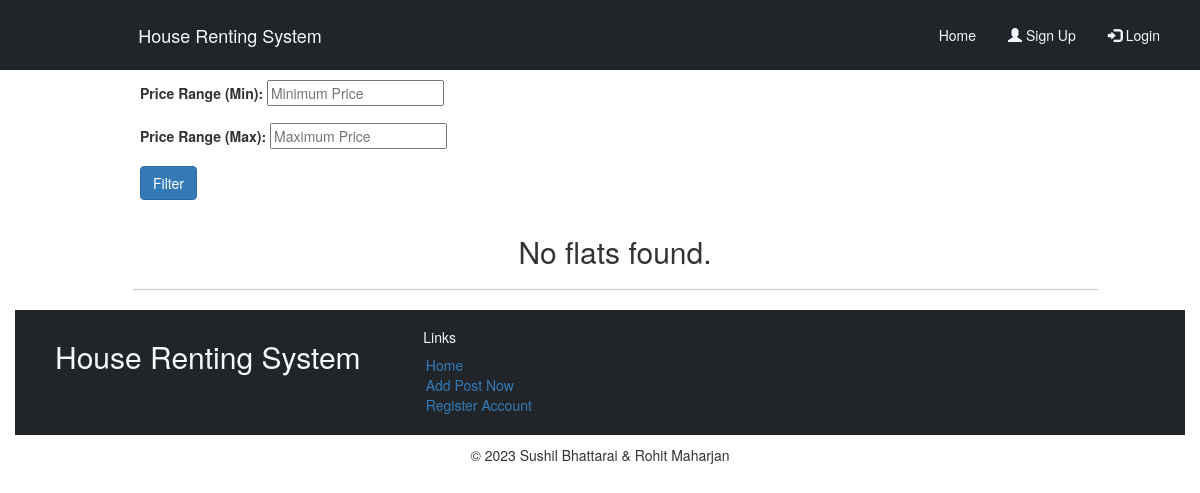
The app's page /filter_flat, older data.
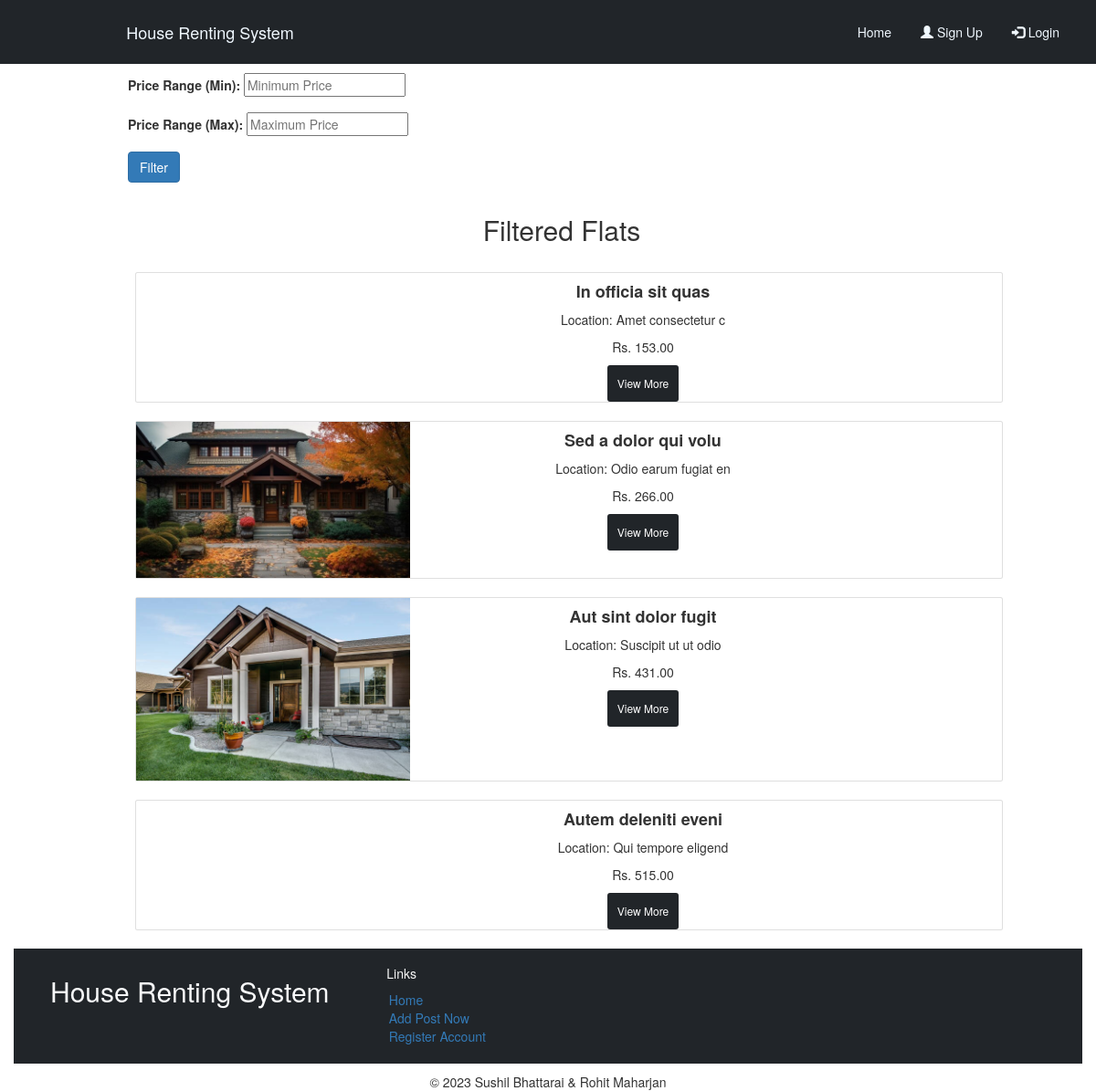
The same page, newer data.
### houserent/models.py (models this page shows)
class FlatsAvailable(models.Model):
    uid=models.ForeignKey(User, verbose_name="User Id", on_delete=models.CASCADE,default=6)
    title = models.CharField(max_length=100)
    full_name=models.CharField(max_length=50,null=True)
    email=models.EmailField(max_length=254,null=True)
    phone=models.IntegerField(null=True)
    description = models.TextField()
    price = models.DecimalField(max_digits=10, decimal_places=2)
    location = models.CharField(max_length=200,)
    bedroom = models.PositiveIntegerField()
    livingroom = models.PositiveIntegerField()
    bathroom = models.PositiveIntegerField()
    kitchen = models.PositiveIntegerField()
    contact_number = models.CharField(max_length=15)
    date_and_time=models.DateTimeField(default=timezone.now)
    images = models.ImageField(upload_to='uploads',null=True)
    slugs=models.SlugField(unique=True,null=True)
    def __str__(self):
        return self.title

### houserent/views.py (the view)
# urls.py: path('filter_flat', views.filter_flats, name='filter-flat'),
def filter_flats(request):
    flats = None
    if request.method == 'POST':
        price_min = request.POST.get('priceMin')
        price_max = request.POST.get('priceMax')
        if price_min is not None and price_max is not None:
            all_flats = FlatsAvailable.objects.filter(price__gte=price_min, price__lte=price_max)
            all_flats = quicksort(list(all_flats))
            paginator = Paginator(all_flats, 4)
            page = request.GET.get('page', 1)  \
            try:
                flats = paginator.page(page)
            except PageNotAnInteger:
                flats = paginator.page(1)
            except EmptyPage:
                flats = paginator.page(paginator.num_pages)
    else:
        all_flats = FlatsAvailable.objects.all()
        all_flats = quicksort(list(all_flats))
        paginator = Paginator(all_flats, 4)
        page = request.GET.get('page', 1)  # Set a default page number of 1
        try:
            flats = paginator.page(page)
        except PageNotAnInteger:
            flats = paginator.page(1)
        except EmptyPage:
            flats = paginator.page(paginator.num_pages)
    context = {'flats': flats}
    return render(request, 'filter_flat.html', context)

### houserent/views.py (called while the page is built)
def quicksort(arr):
    if len(arr) <= 1:
        return arr
    else:
        pivot = arr[0].price
        less = [flat for flat in arr[1:] if flat.price <= pivot]
        greater = [flat for flat in arr[1:] if flat.price > pivot]
        return quicksort(less) + [arr[0]] + quicksort(greater)

### houserent/templates/filter_flat.html (shortened to what this page needs)
{% extends 'layout.html' %}
{% load static%}
{% block content %}
<div class="container">
  <div class="row  ">
    <div class="col-12 col-md-12">
      <div class="filter">
        <form method="POST" action="{% url 'filter-flat' %}">
          <div class="form-outline form-white mb-4">
            <label for="priceMin">Price Range (Min):</label>
            <input type="number" id="priceMin" name="priceMin" placeholder="Minimum Price">
          </div>
          <div class="form-outline form-white mb-4">
            <label for="priceMax">Price Range (Max):</label>
            <input type="number" id="priceMax" name="priceMax" placeholder="Maximum Price">
          </div>
          <div class="form-outline form-white mb-4">
            <button class="btn btn-primary" type="submit">Filter</button>
          </div>
        </form>
      </div>
    </div>
    <center>
        {% if flats %}
            <h2>Filtered Flats</h2>
            <br>
            {% for flat in flats %}
                <div class="container">
                  <div class="card">
                    <div class="row">
                      <div class="col-sm-4">
                        <a href="{% url 'flats' flat.slugs flat.id %}"> <img src="{{ flat.images.url }}" alt="" style="width: 300px;"> </a>
                      </div>
                      <div class="image-box col-sm-6">
                        <div class="card-block">
                          <h4><b>{{ flat }}</b></h4>
                          <p>Location: {{ flat.location }}</p>
                          <p>Rs. {{ flat.price }}</p>
                          <a href="{% url 'flats' flat.slugs flat.id %}" class="btn btn-dark btn-sm float-right" style="padding:10px ;">View More</a>
                        </div>
                      </div>
                    </div>
                  </div>
                  <br>
                </div>
            {% endfor %}
        {% else %}
            <h2>No flats found.</h2>
            <hr>
        {% endif %}
    </center>
  </div>
</div>
{% endblock %}

### houserent/templates/layout.html (shortened to what this page needs)
<!DOCTYPE html>
{% load static %}
<html lang="en">
<head>
  <link rel="stylesheet" href="{% static 'css/bootstrap.min.css' %}">
  <link rel="stylesheet" type="text/css" href="{% static 'css/custom.css' %}">
  <link rel="stylesheet" href="https://maxcdn.bootstrapcdn.com/bootstrap/3.2.0/css/bootstrap.min.css">
</head>
<body>
    <div class="container-fluid">
        <div class="row align-items-center mb-3 p-3 bg-dark" >
            <div class="col-md-1"></div>
            <div class="col-md-3">
                <a class="navbar-brand " href="{% url 'index' %}" style="color: aliceblue;">House Renting System</a>
              </div>
              <div class="col-md-8" >
                <nav>
                    <ul class="nav nav-pills justify-content-end "  >
                        <li class="nav-item" ><a class="nav-link" style="color: aliceblue;" href="{% url 'index' %}" >Home</a></li>
                        {% if user.is_authenticated %}
                        <li class="nav-item"><a class="nav-link" style="color: aliceblue;" href="{% url 'postad' %}"> Post Ad</a></li>
                        <li class="nav-item"><a class="nav-link" style="color: aliceblue;" href="{% url 'logout' %}"><span class="glyphicon glyphicon-user"></span> Log Out</a></li>
                        {% else %}
                        <li class="nav-item"><a class="nav-link" style="color: aliceblue;" href="{% url 'register' %}"><span class="glyphicon glyphicon-user"></span> Sign Up</a></li>
                        <li class="nav-item"><a href="{% url 'login' %}" class="nav-link" style="color: aliceblue;"><span class="glyphicon glyphicon-log-in"></span> Login</a></li>
                        {% endif %}
                      </ul>
                </nav>
            </div>
        </div>
        <div class="container">
            {% block content %}
            {% endblock%}
        </div>
      <div class="p-2 d-flex  align-content-end mb-3 p-3 bg-dark " style=margin-right:0;>
        <div class="col-md-4 px-5 h2"><a href="{%url 'index'%}" class="text-decoration-none text-light">House Renting System</a></div>
        <div class="col-md-2 px-4">
            <h5 class="" style="color:whitesmoke">Links</h5>
            <ul class="d-flex flex-column list-unstyled   ms-auto ">
                <li class=" mx-1" style="color:whitesmoke"><a class="navlist footer-link" id="nav"   href="{% url 'index' %}">Home</a></li>
                <li class=" mx-1" style="color:whitesmoke"><a class="navlist footer-link " id="nav"  href="{% url 'postad'%}">Add Post Now</a></li>
                <li class=" mx-1" style="color:whitesmoke"><a class="navlist footer-link" id="nav"  href="{% url 'register' %}">Register Account</a></li>
            </ul>
        </div>
        <div class="col-md-6"></div>
    </div>
        <center>© 2023 Sushil Bhattarai & Rohit Maharjan</center>
</div>
</body>
</html>

### houserent/static/css/custom.css (style rules this page uses)
.container { width: 980px !important; }

Row changes from the older to the newer data that the page shows:
added FlatsAvailable: title "In officia sit quas", location "Amet consectetur c", price "153.00"
added FlatsAvailable: images (picture), title "Sed a dolor qui volu", location "Odio earum fugiat en", price "266.00"
added FlatsAvailable: images (picture), title "Aut sint dolor fugit", location "Suscipit ut ut odio", price "431.00"
added FlatsAvailable: title "Autem deleniti eveni", location "Qui tempore eligend", price "515.00"
Text that changed along with them:
text no longer shown: "No flats found."
text now shown: "Filtered Flats"
